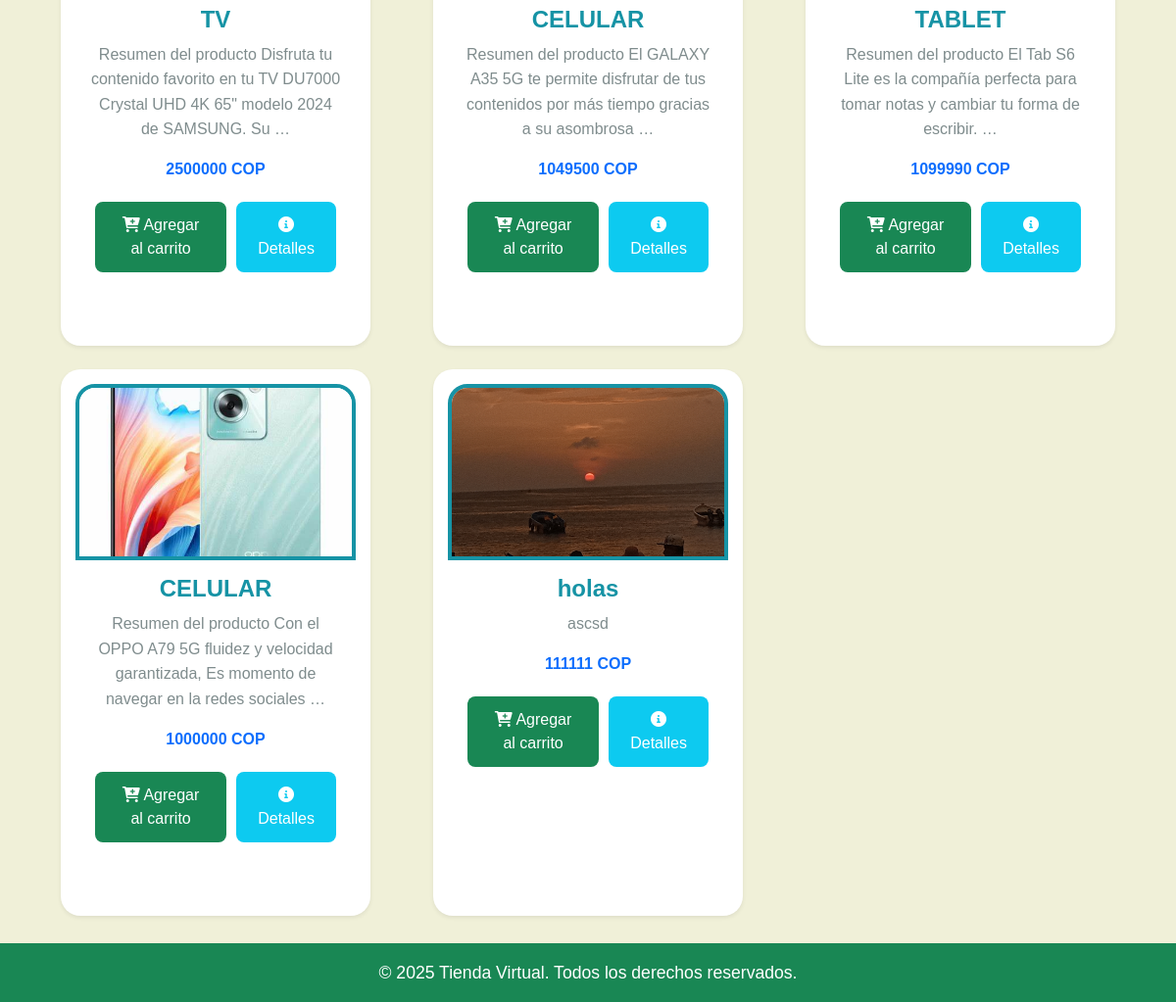
Before: /productos/ (signed in, lower part) with the older database file.
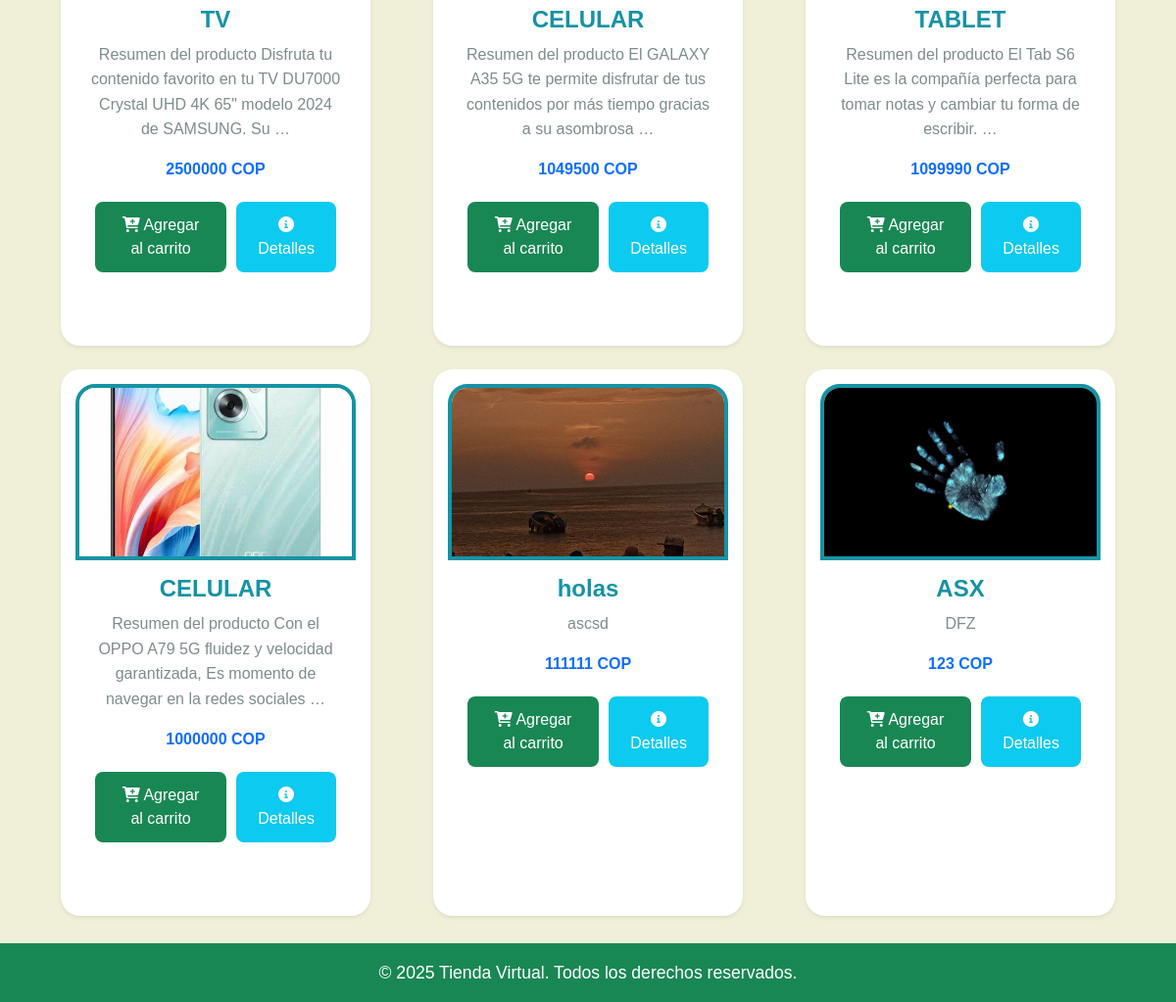
After: the same page with the newer database file.
### cuentas/models.py (models this page shows, shortened)
class Producto(models.Model):
    nombre = models.CharField(max_length=200)
    descripcion = models.TextField()
    precio = models.DecimalField(max_digits=10, decimal_places=2)
    cantidad_stock = models.PositiveIntegerField()
    imagen = models.ImageField(upload_to='productos/')
    especificaciones = models.TextField()
    agotado = models.BooleanField(default=False)
    recomendado = models.BooleanField(default=False)
    usuario = models.ForeignKey(User, on_delete=models.CASCADE, null=True, blank=True)

### cuentas/views.py (the view)
# urls.py: path('productos/', views.productos, name='productos'),
@login_required(login_url="inicio_sesion")
def productos(request):
    form = ProductoFiltroForm(request.GET)
    productos = Producto.objects.all()
    productos_usuario = productos.filter(usuario=request.user)
    productos_restantes = productos.exclude(usuario=request.user)
    productos = productos_usuario | productos_restantes
    if form.is_valid():
        nombre_producto = form.cleaned_data.get('nombre_producto')
        if nombre_producto:
            productos = productos.filter(nombre__icontains=nombre_producto)
        precio_min = form.cleaned_data.get('precio_min')
        precio_max = form.cleaned_data.get('precio_max')
        if precio_min is not None:
            productos = productos.filter(precio__gte=precio_min)
        if precio_max is not None:
            productos = productos.filter(precio__lte=precio_max)
        orden = form.cleaned_data.get('orden')
        if orden == 'nombre':
            productos = productos.order_by('nombre')
        elif orden == 'precio':
            productos = productos.order_by('precio')
    return render(request, 'cuentas/productos.html', {
        'productos': productos,
        'form': form,
        'todos_los_productos': Producto.objects.all(),  #
    })

### cuentas/forms.py (called while the page is built)
    def clean(self):
        cleaned_data = super().clean()
        precio_min = cleaned_data.get('precio_min')
        precio_max = cleaned_data.get('precio_max')
        if precio_min and precio_max and precio_min > precio_max:
            raise forms.ValidationError("El precio mínimo no puede ser mayor al precio máximo.")
        return cleaned_data

### cuentas/templates/cuentas/productos.html (shortened to what this page needs)
<!DOCTYPE html>
<html lang="es">
<head>
    <link href="https://cdn.jsdelivr.net/npm/bootstrap@5.3.0-alpha1/dist/css/bootstrap.min.css" rel="stylesheet">
    <link rel="stylesheet" href="https://cdnjs.cloudflare.com/ajax/libs/font-awesome/6.0.0-beta3/css/all.min.css">
    {% load static %}
    <link rel="stylesheet" href="{% static 'cuentas/styles/productos.css' %}">
</head>
<body>
    <div class="container mt-5">
        {% if productos %}
        <div class="row">
            {% for producto in productos %}
            <div class="col-md-4 mb-4">
                <div class="card h-100 shadow-sm">
                    <img src="{{ producto.imagen.url|default:'/static/images/default-product.jpg' }}"
                         class="card-img-top"
                         alt="{{ producto.nombre }}">
                    <div class="card-body">
                        <h5 class="card-title">{{ producto.nombre }}</h5>
                        <p class="card-text">{{ producto.descripcion|truncatewords:20 }}</p>
                        <p class="text-primary fw-bold">{{ producto.precio|floatformat:0 }} COP</p>
                        {% if producto.cantidad_stock <= 0 %}
                            <p class="text-danger">Producto agotado</p>
                            <button class="btn btn-secondary" disabled><i class="fas fa-cart-plus"></i> Agotado</button>
                        {% else %}
                            <div class="d-flex justify-content-between">
                                {% if producto.usuario != request.user %}
                                    <a href="{% url 'agregar_al_carrito' producto.id %}" class="btn btn-success">
                                        <i class="fas fa-cart-plus"></i> Agregar al carrito
                                    </a>
                                {% endif %}
                                {% if producto.usuario != request.user %}
                                    <a href="{% url 'detalle_producto' producto.id %}" class="btn btn-info">
                                        <i class="fas fa-info-circle"></i> Detalles
                                    </a>
                                {% endif %}
                            </div>
                        {% endif %}
                    </div>
                </div>
            </div>
            {% endfor %}
        </div>
        {% else %}
        <div class="alert alert-warning text-center">
            <h4>No hay productos disponibles en este momento</h4>
            <p>Vuelve más tarde para explorar nuestras novedades.</p>
        </div>
        {% endif %}
    </div>
    <footer class="bg-success text-white text-center py-3 mt-4">
        <p class="mb-0" style="font-size: 1.1rem;">© 2025 Tienda Virtual. Todos los derechos reservados.</p>
    </footer>
</body>
</html>

### cuentas/static/cuentas/styles/productos.css (style rules this page uses)
body { font-family: 'Poppins', sans-serif; background-color: #F0F0D8; color: #333; margin: 0; padding: 0; box-sizing: border-box; line-height: 1.6; }
.card { border: none; border-radius: 20px; background-color: #FFFFFF; box-shadow: 0 8px 30px rgba(0, 0, 0, 0.1); height: 100%; transition: 0.3s ease; transform: scale(1); position: relative; overflow: hidden; display: flex; flex-direction: column; justify-content: space-between; padding: 15px; margin: 20px; min-width: 300px; }
.card-img-top { height: 180px; object-fit: cover; border-radius: 20px 20px 0 0; margin: 0 auto; width: 100%; border: 4px solid #1693A5; transition: all 0.3s ease-in-out; }
.card-body { padding: 15px; text-align: center; }
.card-title { font-size: 1.5rem; font-weight: 700; color: #1693A5; }
.card-text { font-size: 1rem; color: #7F8C8D; margin-bottom: 15px; }
button, .btn { padding: 10px 20px; font-size: 1rem; border-radius: 8px; margin: 5px; border: 2px solid transparent; color: white; cursor: pointer; transition: transform 0.3s ease, color 0.3s ease, border-color 0.3s ease; }

Changed rows visible on the page:
added Producto: imagen (picture), nombre "ASX", descripcion "DFZ", precio "123", cantidad_stock 1212 (drawn)
